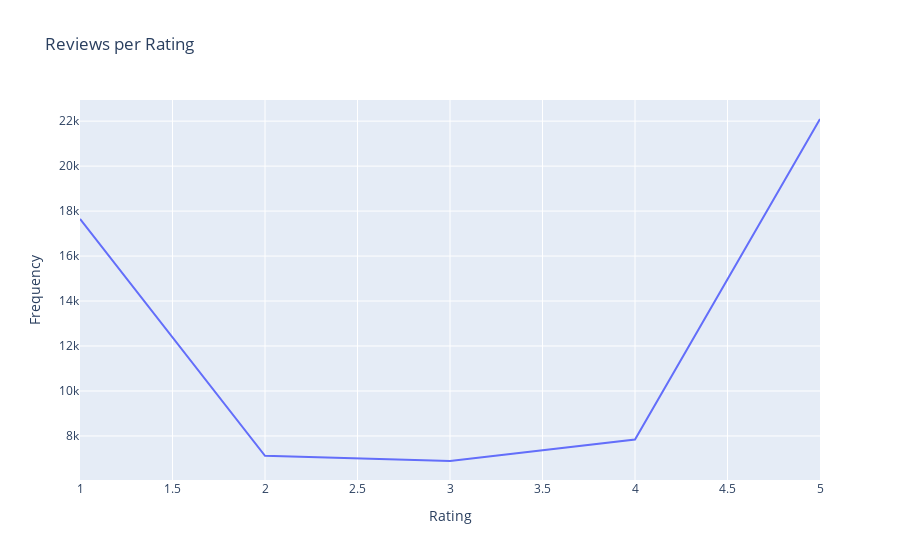

Notebook code for this chart:
### Markdown cell above
## Plotly

### Code cell
import plotly.express as px

fig = px.line(x=x,y=reviews, title='Reviews per Rating')
fig.update_layout(xaxis_title="Rating",yaxis_title="Frequency",)
fig.show()

### Figure 1 — Plotly figure (JSON) as saved in the notebook; plotly's stock layout.template omitted (floating-point values rounded to 4 significant figures)
{"data": [{"hovertemplate": "x=%{x}<br>y=%{y}<extra></extra>", "legendgroup": "", "line": {"color": "#636efa", "dash": "solid"}, "marker": {"symbol": "circle"}, "mode": "lines", "name": "", "orientation": "v", "showlegend": false, "type": "scatter", "x": [1, 2, 3, 4, 5], "xaxis": "x", "y": [17653, 7118, 6886, 7842, 22095], "yaxis": "y"}], "layout": {"legend": {"tracegroupgap": 0}, "title": {"text": "Reviews per Rating"}, "xaxis": {"anchor": "y", "domain": [0, 1], "title": {"text": "Rating"}}, "yaxis": {"anchor": "x", "domain": [0, 1], "title": {"text": "Frequency"}}}}
